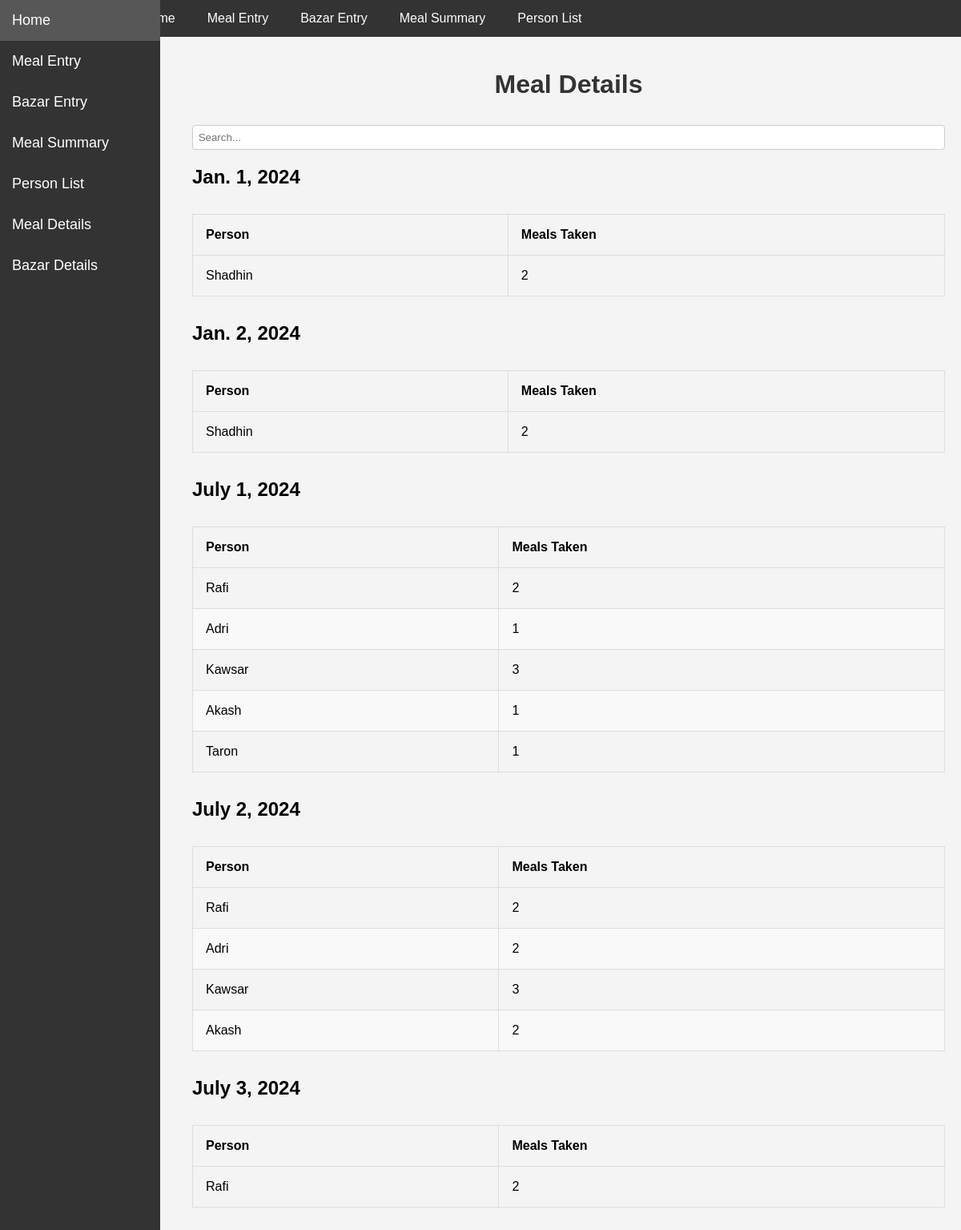
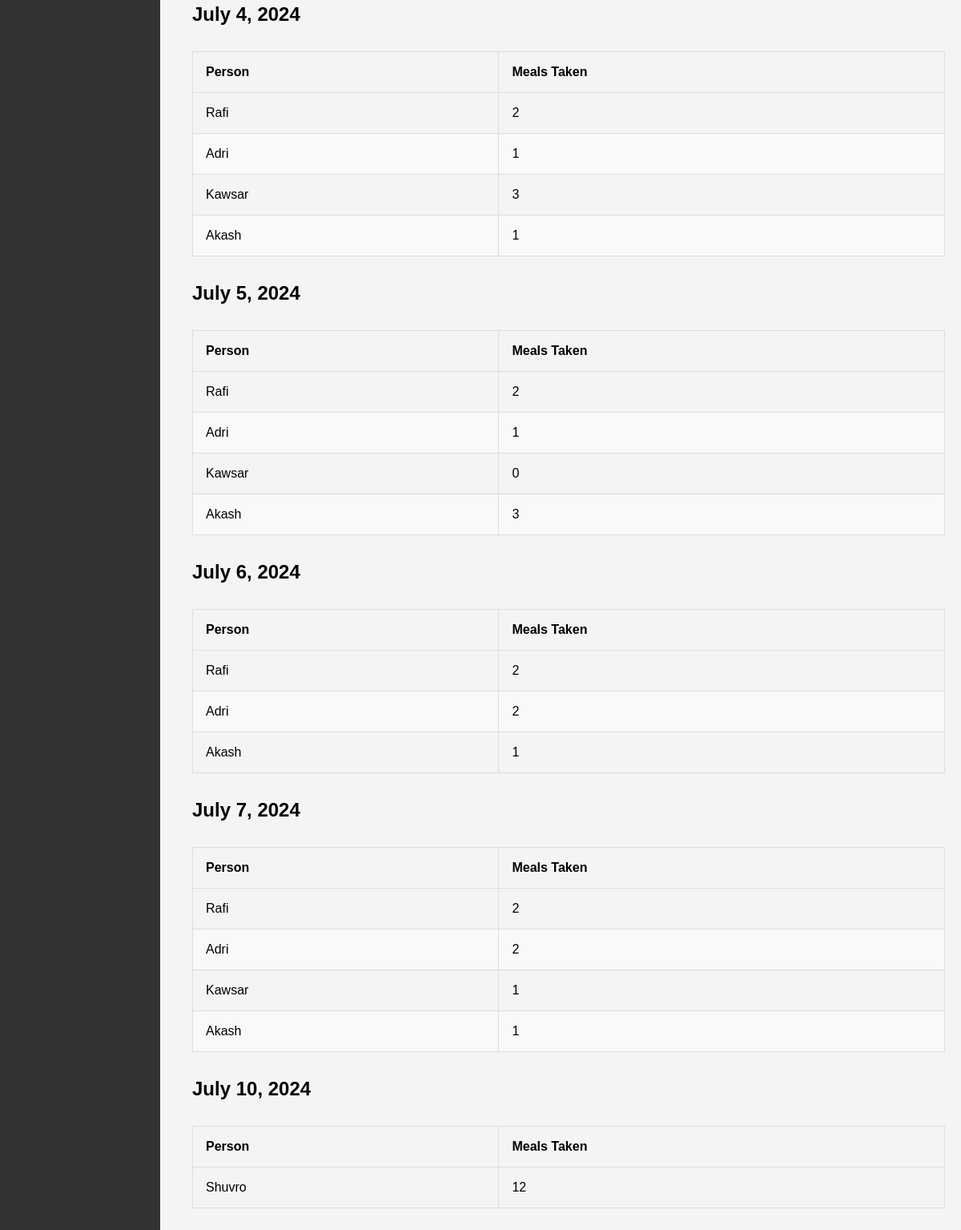
Screenshot of /meals/meal-details/ with the database file from the repository (2 pictures, top to bottom).
### meals/models.py (models this page shows, shortened)
class MealEntry(models.Model):
    date = models.DateField()
    person = models.ForeignKey(Person, on_delete=models.CASCADE)
    meals_taken = models.PositiveIntegerField()

class Person(models.Model):
    name = models.CharField(max_length=100)
    money_given = models.DecimalField(max_digits=10, decimal_places=2, default=0)

### meals/views.py (the view)
# urls.py: path('meal-details/', views.meal_details, name='meal_details'),
def meal_details(request):
    meal_entries = MealEntry.objects.all().order_by('date')
    meal_data = {}
    for entry in meal_entries:
        date = entry.date
        person = entry.person
        meals_taken = entry.meals_taken
        if date not in meal_data:
            meal_data[date] = {}
        if person not in meal_data[date]:
            meal_data[date][person] = 0
        meal_data[date][person] += meals_taken
    context = {
        'meal_data': meal_data
    }
    return render(request, 'meals/meal_details.html', context)

### meals/templates/meals/meal_details.html (shortened to what this page needs)
{% extends 'meals/base.html' %}
{% block content %}
    <h1>Meal Details</h1>
    <div class="search-bar">
        <input type="text" id="search-input" placeholder="Search...">
    </div>
    {% for date, persons in meal_data.items %}
        <h2>{{ date }}</h2>
        <table id="meal-data-table">
            <thead>
                <tr>
                    <th>Person</th>
                    <th>Meals Taken</th>
                </tr>
            </thead>
            <tbody>
                {% for person, meals_taken in persons.items %}
                <tr>
                    <td>{{ person.name }}</td>
                    <td>{{ meals_taken }}</td>
                </tr>
                {% endfor %}
            </tbody>
        </table>
    {% endfor %}
{% endblock %}

### meals/templates/meals/base.html (style rules this page uses)
body { font-family: Arial, sans-serif; margin: 0; padding: 0; background-color: #f4f4f4; }
h1 { text-align: center; color: #333; }
table { width: 100%; border-collapse: collapse; margin: 2em 0; font-size: 1em; text-align: left; }
th, td { padding: 1em; border: 1px solid #ddd; }
th { background-color: #f4f4f4; }
tr:nth-child(even) { background-color: #f9f9f9; }

### meals/templates/meals/meal_details.html (style rules this page uses)
h1 { text-align: center; color: #333; margin-bottom: 1em; }
.search-bar { display: flex; justify-content: center; margin-bottom: 1em; }
.search-bar input[type="text"] { flex: 1; padding: 0.5em; border: 1px solid #ccc; border-radius: 4px; }
table { width: 100%; border-collapse: collapse; margin: 2em 0; font-size: 1em; text-align: left; }
th, td { padding: 1em; border: 1px solid #ddd; }
th { background-color: #f4f4f4; }
tr:nth-child(even) { background-color: #f9f9f9; }

### rows the page displays
MealEntry: meal_data "Jan. 1, 2024"
Person: name "Shadhin", meals_taken "2"
MealEntry: meal_data "Jan. 2, 2024"
MealEntry: meal_data "July 1, 2024"
Person: name "Rafi", meals_taken "2"
Person: name "Adri", meals_taken "1", id "2"
Person: name "Kawsar", id "3", money_given "0", meals_taken "1"
Person: name "Akash", meals_taken "1", meals_taken "2", meals_taken "3"
Person: name "Taron", meals_taken "1"
MealEntry: meal_data "July 2, 2024"
MealEntry: meal_data "July 3, 2024"
MealEntry: meal_data "July 4, 2024"
MealEntry: meal_data "July 5, 2024"
MealEntry: meal_data "July 6, 2024"
MealEntry: meal_data "July 7, 2024"
MealEntry: meal_data "July 10, 2024"
Person: name "Shuvro", meals_taken "12"
